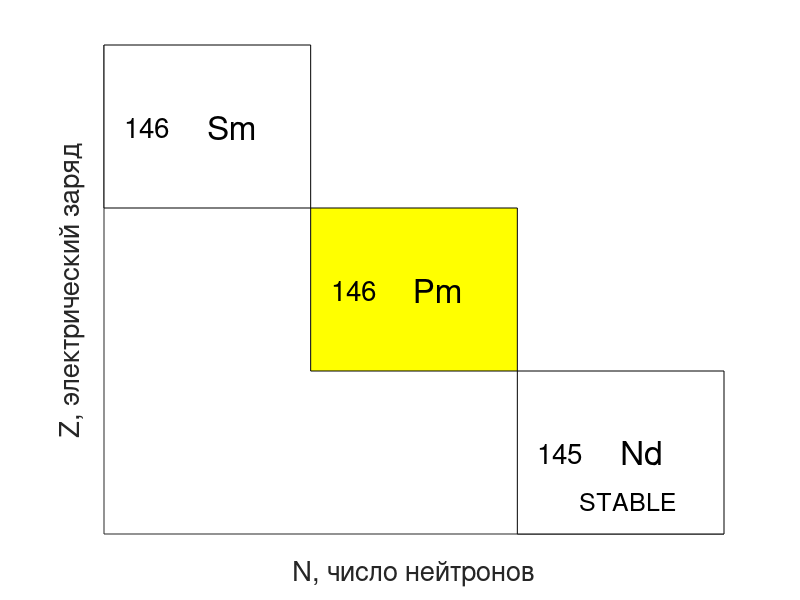

This chart was generated by the following MATLAB code:
% 2025-11-03
% 2025-10-23
figure
hold on
xlim([84 87])
ylim([60 63])

% Nd 146
h = rectangle('Position', [86 60 1 1]);
ColorNow = 1 * [1 1 1]
set (h, "FaceColor", ColorNow);
%
hNd145 = text(86.5, 60.5, 'Nd')
set(hNd145, 'Fontsize', 24)
hZ60 = text(86.1, 60.5, '145')
set(hZ60, 'Fontsize', 20)
hN86 = text(86.3, 60.2, 'STABLE')
set(hN86, 'Fontsize', 18)

% Pm 146
h = rectangle('Position', [85 61 1 1]);
ColorNow = 1 * [1 1 0]
set (h, "FaceColor", ColorNow);
%
hPm146 = text(85.5, 61.5, 'Pm')
set(hPm146, 'Fontsize', 24)
hZ61 = text(85.1, 61.5, '146')
set(hZ61, 'Fontsize', 20)

% Ru 98
h = rectangle('Position', [84 62 1 1]);
ColorNow = 1 * [1 1 1]
set (h, "FaceColor", ColorNow);
%
hSm146 = text(84.5, 62.5, 'Sm')
set(hSm146, 'Fontsize', 24)
hZ62 = text(84.1, 62.5, '146')
set(hZ62, 'Fontsize', 20)
hN84 = text(84.3, 65.2, 'STABLE')
set(hN84, 'Fontsize', 18)

set(gca, 'Fontsize', 18)
xlabel('N, число нейтронов')
ylabel('Z, электрический заряд')

axis on
xTICKVAL = [53.5 54.5 55.5]
xticks(xTICKVAL)
xLABEL = xticklabels
xLABEL{1,1}='53'
xLABEL{1,2}='54'
xLABEL{1,3}='55'
xticklabels(xLABEL)
yTICKVAL = [42.5 43.5 44.5]
yticks(yTICKVAL)
yLABEL = yticklabels
yLABEL{1,1}='42'
yLABEL{1,2}='43'
yLABEL{1,3}='44'
yticklabels(yLABEL)

%%%%%%%%%%%%%%%%%%%%%%%%%%%%%%%%%%%%%%%%%%%%%%%%%%%%%%%%%%%%%
filestr = strcat("Mo-Tc-Ru98")
figure_name_out=strcat(filestr,'.png')
print('-dpng', '-r300', figure_name_out), pwd


